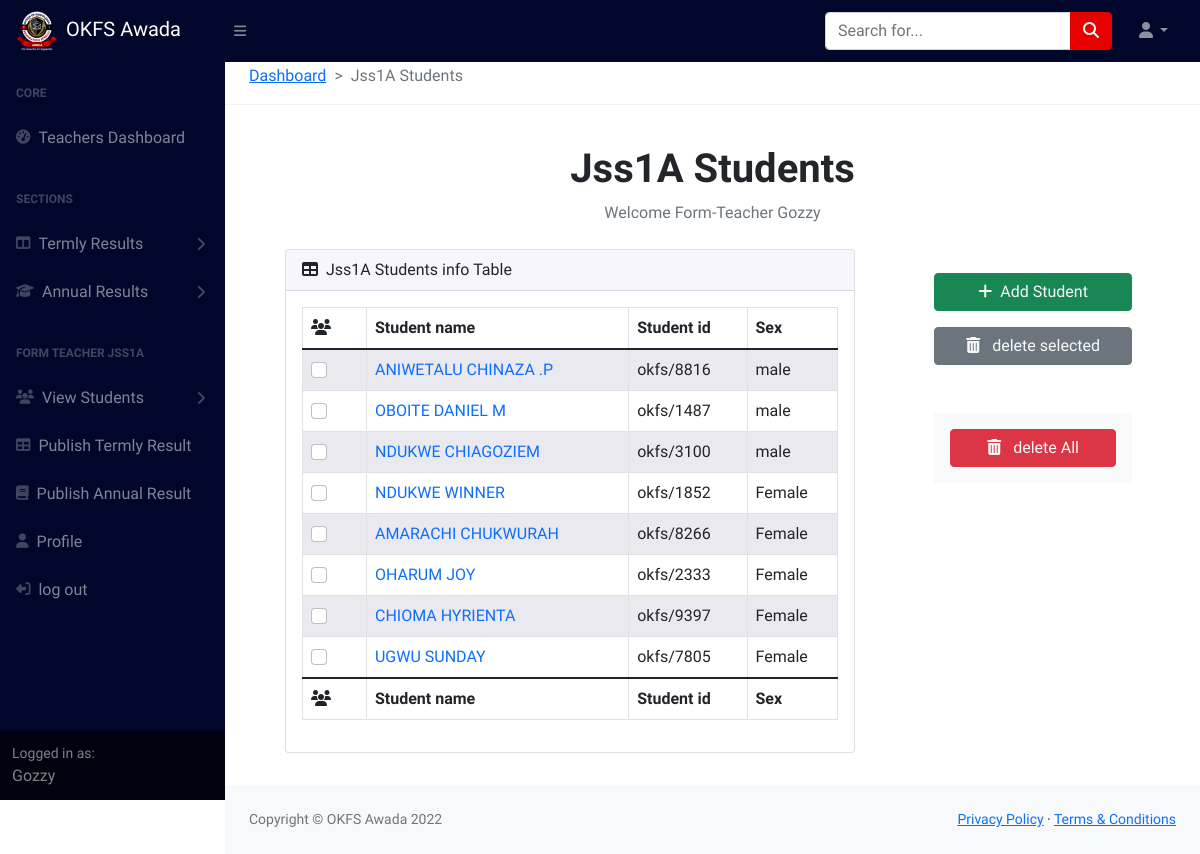
The app's page /TMS/Jss1A/1/Students/ (signed in) with its own data.
### TMS/models.py (models this page shows, shortened)
class Teacher(models.Model):
	user = models.OneToOneField(User, on_delete=models.CASCADE, default=2)
	FirstName= models.CharField(max_length= 200, blank=True,default='None')
	LastName= models.CharField(max_length= 200, blank=True, default='None')
	Phone_number= models.CharField(max_length= 200, blank=True)
	Email= models.EmailField(max_length= 200, blank=True)
	teachers_id=models.CharField(max_length= 200, blank=True)
	Role= models.CharField(max_length= 200, blank=True , default="Teacher",choices=ROLE_CHOICES )
	subjects_taught=models.ManyToManyField(Subject)
	classes_taught=models.ManyToManyField(Class,related_name='assigned_classes')
	classFormed = models.ForeignKey(Class,on_delete=models.CASCADE, blank=True, null=True )
	Headshot=models.ImageField(upload_to='assets/TeachersProfileimages', blank=True)

### SRMS/models.py (models this page shows, shortened)
class Class(models.Model):
	Class=models.CharField(max_length=120, blank=True)
	def __str__(self):
		return str(self.Class)

class StudentClassEnrollment(models.Model):
    student = models.ForeignKey("Students_Pin_and_ID", on_delete=models.CASCADE)
    student_class = models.ForeignKey(Class, on_delete=models.CASCADE)
    academic_session = models.ForeignKey(AcademicSession, on_delete=models.CASCADE)

class Students_Pin_and_ID(models.Model):
	SN=models.CharField(max_length=100, blank=True,null=True)
	student_Photo=models.ImageField(upload_to="assets/Students",blank=True,null=True)
	student_name=models.CharField(max_length=100, blank=True, default="No name",null=True)
	Sex=models.CharField(max_length=100, blank=True,null=True)
	student_id=models.CharField(max_length=100, blank=True,null=True)
	student_pin=models.CharField(max_length=100, blank=True,null=True)
	student_password=models.CharField(max_length=100, blank=True,null=True,default="No password")

### TMS/views/formteachersviews.py (the view)
# urls.py: path('<str:Classname>/<int:session_id>/Students/',Students_view , name='Students'),
@login_required
def Students_view(request, Classname, session_id):
    classobject = Class.objects.get(Class=Classname)
    sessionobject = AcademicSession.objects.get(id=session_id)
    sessions = AcademicSession.objects.all()
    students = StudentClassEnrollment.objects.filter(
        student_class=classobject, academic_session=sessionobject
    ).select_related("student")  # Use select_related for optimized queries
    context = {
        "class": classobject,
        "session": sessionobject,
        "students": students,
        "sessions":sessions
    }
    return render(request, "students.html", context)

### TMS/templates/students.html (shortened to what this page needs)
{% extends 'Teachers_navbar.html' %} {% load static %} {% block content%}
<link
  href="https://cdn.jsdelivr.net/npm/simple-datatables@latest/dist/style.css"
  rel="stylesheet"
  type="text/css"
/>
<section class="py-2">
  <nav
    class="ms-4"
    style="--bs-breadcrumb-divider: '>'"
    aria-label="breadcrumb"
  >
    <ol class="breadcrumb">
      <li class="breadcrumb-item">
        <a href="{% url 'TMS:Teachers_dashboard' %}">Dashboard</a>
      </li>
      <li class="breadcrumb-item active" aria-current="page">
        {{ class.Class }} Students
      </li>
    </ol>
  </nav>
  <hr />
  <div class="container-fluid px-4">
    <div class="d-flex flex-column align-items-center justify-content-center">
      <h1 class="mt-4">{{ class.Class }} Students</h1>
      <ol class="breadcrumb mb-2">
        {% if teacher.FirstName == "None" %}
        <div>
          <a
            href="{% url 'TMS:profile' teacher.id %}"
            class="text-decoration-none"
          >
            edit your Teachers Profile to perform futher Action
          </a>
        </div>
        {% else %}
        <li class="breadcrumb-item active">
          Welcome Form-Teacher {{ request.user }}
        </li>
        {% endif %}
      </ol>
    </div>
    <div class="row justify-content-between mt-3 datacard px-2 px-md-5">
      <div class="col-md-8 mb-4 p-0">
        <div class="card">
          <div class="card-header">
            <i class="fas fa-table me-1"></i>
            {{ class.Class }} Students info Table
          </div>
          <div class="card-body">
            <div class="table-responsive">
              <table
                class="table table-bordered table-striped"
                id="datatablesSimple"
                width="100%"
                cellspacing="0"
              >
                <thead>
                  <tr>
                    <th><i class="fa-solid fa-users"></i></th>
                    <th>Student name</th>
                    <th>Student id</th>
                    <th>Sex</th>
                  </tr>
                </thead>
                <tfoot>
                  <tr>
                    <th><i class="fa-solid fa-users"></i></th>
                    <th>Student name</th>
                    <th>Student id</th>
                    <th>Sex</th>
                  </tr>
                </tfoot>
                <tbody>
                  {% for student in students %}
                  <tr>
                    <td class="id">
                      <input
                        class="form-check-input me-3"
                        type="checkbox"
                        value="{{ student.student.id }}"
                        id="selectstudentcheckbox"
                      />
                    </td>
                    <td class="name">
                      <a
                        class="editstudentinfo text-decoration-none"
                        style="cursor: pointer"
                        >{{ student.student.student_name }}</a
                      >
                    </td>
                    <td class="studentID">{{ student.student.student_id }}</td>
                    <td class="sex">{{ student.student.Sex }}</td>
                  </tr>
                  {% endfor %}
                </tbody>
              </table>
            </div>
          </div>
        </div>
      </div>
      <div class="col-md-3 ActionButtons mb-3 mb-md-0 p-2">
        <div
          class="my-2 mb-3 d-flex flex-column justify-content-center align-items-center"
        >
          <button
            id="addstudentbtn"
            type="button"
            class="w-100 btn btn-success text-light mb-3"
            data-bs-toggle="modal"
            data-bs-target="#AddandeditStudentModal"
          >
            <i class="fa-solid fa-plus me-2"></i>Add Student
          </button>
          <button
            id="removestudentsactionbtn"
            type="button"
            class="w-100 btn btn-secondary text-light mb-5"
            data-bs-toggle="modal"
            data-bs-target="#deletestudentModal"
          >
            <i class="fa-solid fa-trash-can me-2"></i> delete selected
          </button>
          <div
            id="removeallstudentactionbtn"
            class="w-100 p-2 pt-3 px-3 bg-light d-flex justify-content-center"
          >
            <button
              type="button"
              class="w-100 btn btn-danger text-light mb-2"
              data-bs-toggle="modal"
              data-bs-target="#deleteallstudentModal"
            >
              <i class="fa-solid fa-trash-can me-2"></i> delete All
            </button>
          </div>
        </div>
      </div>
    </div>
  </div>
</section>
{% endblock %}

### templates/Teachers_navbar.html (shortened to what this page needs)
{% load static %}
<!DOCTYPE html>
<html lang="en">
  <head>
    <link
      rel="stylesheet"
      href="https://cdnjs.cloudflare.com/ajax/libs/animate.css/4.1.1/animate.min.css"
    />
    <link
      href="https://cdn.jsdelivr.net/npm/bootstrap@5.0.2/dist/css/bootstrap.min.css"
      rel="stylesheet"
    />
    <link
      rel="stylesheet"
      href="https://cdn.jsdelivr.net/npm/bootstrap-icons@1.5.0/font/bootstrap-icons.css"
    />
    <link
      rel="stylesheet"
      href="https://cdnjs.cloudflare.com/ajax/libs/font-awesome/5.12.1/css/all.min.css"
    />
    <link
      rel="stylesheet"
      href="https://cdnjs.cloudflare.com/ajax/libs/font-awesome/6.1.1/css/all.min.css"
    />
    <link
      href="https://api.mapbox.com/mapbox-gl-js/v2.3.1/mapbox-gl.css"
      rel="stylesheet"
    />
    <link
      href="https://api.mapbox.com/mapbox-gl-js/v2.9.1/mapbox-gl.css"
      rel="stylesheet"
    />
    <link
      href="{% static 'css/Teachers_portal/styles.css' %}"
      rel="stylesheet"
    />
    <link
      rel="stylesheet"
      href="{% static 'css/Teachers_portal/Teachers_portal.css' %}"
    />
  </head>
  <body class="sb-nav-fixed">
    <nav class="sb-topnav navbar navbar-expand navbar-dark bg-dark">
      <a class="navbar-brand ps-3" href="{% url 'TMS:Teachers_dashboard' %}"
        ><img
          src="{% static 'OKFS.png' %}"
          alt=""
          class="me-2"
          style="width: 42px"
        />OKFS Awada</a
      >
      <button
        class="btn btn-link btn-sm order-1 order-lg-0 me-4 me-lg-0"
        id="sidebarToggle"
        href="#!"
      >
        <i class="fas fa-bars"></i>
      </button>
      <form
        class="d-none d-md-inline-block form-inline ms-auto me-0 me-md-3 my-3 my-md-4"
      >
        <div class="input-group">
          <input
            class="form-control"
            type="text"
            placeholder="Search for..."
            aria-label="Search for..."
            aria-describedby="btnNavbarSearch"
          />
          <button
            class="btn btn-warning text-light"
            id="btnNavbarSearch"
            type="button"
          >
            <i class="fas fa-search"></i>
          </button>
        </div>
      </form>
      <ul class="navbar-nav ms-auto ms-md-0 me-3 me-lg-4">
        <li class="nav-item dropdown">
          <a
            class="nav-link dropdown-toggle"
            id="navbarDropdown"
            href="#"
            role="button"
            data-bs-toggle="dropdown"
            aria-expanded="false"
            ><i class="fas fa-user fa-fw"></i
          ></a>
        </li>
      </ul>
    </nav>
    <div id="layoutSidenav">
      <div id="layoutSidenav_nav">
        <nav class="sb-sidenav accordion sb-sidenav-dark" id="sidenavAccordion">
          <div class="sb-sidenav-menu">
            <div class="nav">
              <div class="sb-sidenav-menu-heading">Core</div>
              <a class="nav-link" href="{% url 'TMS:Teachers_dashboard' %}">
                <div class="sb-nav-link-icon">
                  <i class="fas fa-tachometer-alt"></i>
                </div>
                Teachers Dashboard
              </a>
              <div class="sb-sidenav-menu-heading">SECTIONS</div>
              <a
                class="nav-link collapsed"
                href="#"
                data-bs-toggle="collapse"
                data-bs-target="#collapseLayouts"
                aria-expanded="false"
                aria-controls="collapseLayouts"
              >
                <div class="sb-nav-link-icon">
                  <i class="fas fa-columns"></i>
                </div>
                Termly Results
                <div class="sb-sidenav-collapse-arrow">
                  <i class="fas fa-angle-down"></i>
                </div>
              </a>
              <a
                class="nav-link collapsed"
                href="#"
                data-bs-toggle="collapse"
                data-bs-target="#collapseLayouts2"
                aria-expanded="false"
                aria-controls="collapseLayouts2"
              >
                <div class="sb-nav-link-icon">
                  <i class="fa-solid fa-graduation-cap"></i>
                </div>
                Annual Results
                <div class="sb-sidenav-collapse-arrow">
                  <i class="fas fa-angle-down"></i>
                </div>
              </a>
              {% if request.user.teacher.Role == 'Formteacher' %}
              <div class="sb-sidenav-menu-heading">
                FORM TEACHER {{ request.user.teacher.classFormed }}
              </div>
               <a
               class="nav-link collapsed"
               href="#"
               data-bs-toggle="collapse"
               data-bs-target="#collapseLayouts3"
               aria-expanded="false"
               aria-controls="collapseLayouts3"
             >
               <div class="sb-nav-link-icon">
                 <i class="fa-solid fa-users"></i>
               </div>
               View Students
               <div class="sb-sidenav-collapse-arrow">
                 <i class="fas fa-angle-down"></i>
               </div>
             </a>
              <a
                class="nav-link"
                href="{% url 'TMS:PublishResults' Classname=request.user.teacher.classFormed %}"
              >
                <div class="sb-nav-link-icon"><i class="fas fa-table"></i></div>
                Publish Termly Result
              </a>
              <a
                class="nav-link"
                href="{% url 'TMS:AnnualResults' Classname=request.user.teacher.classFormed %}"
              >
                <div class="sb-nav-link-icon"><i class="fa-solid fa-book"></i></div>
                Publish Annual Result
              </a>
              {% endif %}
              <a
                class="nav-link"
                href="{% url 'TMS:profile' id=request.user.teacher.id %}"
              >
                <div class="sb-nav-link-icon">
                  <i class="fas fa-solid fa-user"></i>
                </div>
                Profile
              </a>
              <a class="nav-link" href="{% url 'Accounts:logout'  %}">
                <div class="sb-nav-link-icon">
                  <i
                    class="fas fa-solid fa-right-from-bracket fa-flip-horizontal"
                  ></i>
                </div>
                log out
              </a>
            </div>
          </div>
          <div class="sb-sidenav-footer">
            <div class="small">Logged in as:</div>
            {{ request.user }}
          </div>
        </nav>
      </div>
      <div id="layoutSidenav_content">
        <main>{% block content%} {% endblock %}</main>
        <footer class="py-4 bg-light mt-auto">
          <div class="container-fluid px-4">
            <div
              class="d-flex align-items-center justify-content-between small"
            >
              <div class="text-muted">Copyright &copy; OKFS Awada 2022</div>
              <div>
                <a href="#">Privacy Policy</a>
                &middot;
                <a href="#">Terms &amp; Conditions</a>
              </div>
            </div>
          </div>
        </footer>
      </div>
    </div>
  </body>
</html>

### TMS/templates/students.html (style rules this page uses)
.table-bordered { border: 1px solid #dee2e6; }
.table-striped tbody tr:nth-of-type(odd) { background-color: rgb(209 201 243 / 19%); }

### records on screen
Class: Class "Jss1A"
StudentClassEnrollment: student.student_name "ANIWETALU CHINAZA .P", student.student_id "okfs/8816", student.Sex "male"
StudentClassEnrollment: student.student_name "OBOITE DANIEL M", student.student_id "okfs/1487", student.Sex "male"
StudentClassEnrollment: student.student_name "NDUKWE CHIAGOZIEM", student.student_id "okfs/3100", student.Sex "male"
StudentClassEnrollment: student.student_name "NDUKWE WINNER", student.student_id "okfs/1852", student.Sex "Female"
StudentClassEnrollment: student.student_name "AMARACHI CHUKWURAH", student.student_id "okfs/8266", student.Sex "Female"
StudentClassEnrollment: student.student_name "OHARUM JOY", student.student_id "okfs/2333", student.Sex "Female"
StudentClassEnrollment: student.student_name "CHIOMA HYRIENTA", student.student_id "okfs/9397", student.Sex "Female"
StudentClassEnrollment: student.student_name "UGWU SUNDAY", student.student_id "okfs/7805", student.Sex "Female"

### other values on screen
{{ request.user.teacher.classFormed }} "JSS1A"
{{ request.user }} "Gozzy"
